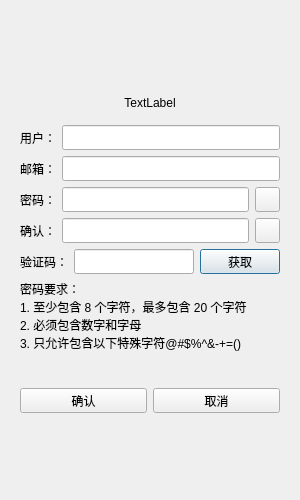
<?xml version="1.0" encoding="UTF-8"?>
<ui version="4.0">
 <class>RegisterDialog</class>
 <widget class="QDialog" name="RegisterDialog">
  <property name="geometry">
   <rect>
    <x>0</x>
    <y>0</y>
    <width>300</width>
    <height>500</height>
   </rect>
  </property>
  <property name="minimumSize">
   <size>
    <width>300</width>
    <height>500</height>
   </size>
  </property>
  <property name="maximumSize">
   <size>
    <width>300</width>
    <height>500</height>
   </size>
  </property>
  <property name="windowTitle">
   <string>Dialog</string>
  </property>
  <layout class="QVBoxLayout" name="verticalLayout">
   <item>
    <layout class="QHBoxLayout" name="horizontalLayout_8">
     <item>
      <widget class="QStackedWidget" name="stackedWidget">
       <widget class="QWidget" name="page">
        <layout class="QVBoxLayout" name="verticalLayout_3">
         <item>
          <spacer name="verticalSpacer">
           <property name="orientation">
            <enum>Qt::Vertical</enum>
           </property>
           <property name="sizeHint" stdset="0">
            <size>
             <width>20</width>
             <height>40</height>
            </size>
           </property>
          </spacer>
         </item>
         <item>
          <widget class="QWidget" name="widget" native="true">
           <layout class="QVBoxLayout" name="verticalLayout_4">
            <item>
             <widget class="QLabel" name="error_label">
              <property name="text">
               <string>TextLabel</string>
              </property>
              <property name="alignment">
               <set>Qt::AlignCenter</set>
              </property>
             </widget>
            </item>
           </layout>
          </widget>
         </item>
         <item>
          <layout class="QHBoxLayout" name="horizontalLayout">
           <item>
            <widget class="QLabel" name="user_label">
             <property name="minimumSize">
              <size>
               <width>0</width>
               <height>25</height>
              </size>
             </property>
             <property name="maximumSize">
              <size>
               <width>16777215</width>
               <height>25</height>
              </size>
             </property>
             <property name="text">
              <string>用户：</string>
             </property>
            </widget>
           </item>
           <item>
            <widget class="QLineEdit" name="user_edit">
             <property name="minimumSize">
              <size>
               <width>0</width>
               <height>25</height>
              </size>
             </property>
             <property name="maximumSize">
              <size>
               <width>16777215</width>
               <height>25</height>
              </size>
             </property>
            </widget>
           </item>
          </layout>
         </item>
         <item>
          <layout class="QHBoxLayout" name="horizontalLayout_2">
           <item>
            <widget class="QLabel" name="email_label">
             <property name="minimumSize">
              <size>
               <width>0</width>
               <height>25</height>
              </size>
             </property>
             <property name="maximumSize">
              <size>
               <width>16777215</width>
               <height>25</height>
              </size>
             </property>
             <property name="text">
              <string>邮箱：</string>
             </property>
            </widget>
           </item>
           <item>
            <widget class="QLineEdit" name="email_edit">
             <property name="minimumSize">
              <size>
               <width>0</width>
               <height>25</height>
              </size>
             </property>
             <property name="maximumSize">
              <size>
               <width>16777215</width>
               <height>25</height>
              </size>
             </property>
            </widget>
           </item>
          </layout>
         </item>
         <item>
          <layout class="QHBoxLayout" name="horizontalLayout_3">
           <item>
            <widget class="QLabel" name="password_label">
             <property name="minimumSize">
              <size>
               <width>0</width>
               <height>25</height>
              </size>
             </property>
             <property name="maximumSize">
              <size>
               <width>16777215</width>
               <height>25</height>
              </size>
             </property>
             <property name="text">
              <string>密码：</string>
             </property>
            </widget>
           </item>
           <item>
            <widget class="QLineEdit" name="password_edit">
             <property name="minimumSize">
              <size>
               <width>0</width>
               <height>25</height>
              </size>
             </property>
             <property name="maximumSize">
              <size>
               <width>16777215</width>
               <height>25</height>
              </size>
             </property>
            </widget>
           </item>
           <item>
            <widget class="QPushButton" name="password_visible">
             <property name="minimumSize">
              <size>
               <width>25</width>
               <height>25</height>
              </size>
             </property>
             <property name="maximumSize">
              <size>
               <width>25</width>
               <height>25</height>
              </size>
             </property>
             <property name="cursor">
              <cursorShape>PointingHandCursor</cursorShape>
             </property>
             <property name="focusPolicy">
              <enum>Qt::NoFocus</enum>
             </property>
             <property name="text">
              <string/>
             </property>
            </widget>
           </item>
          </layout>
         </item>
         <item>
          <layout class="QHBoxLayout" name="horizontalLayout_4">
           <item>
            <widget class="QLabel" name="password2_label">
             <property name="minimumSize">
              <size>
               <width>0</width>
               <height>25</height>
              </size>
             </property>
             <property name="maximumSize">
              <size>
               <width>16777215</width>
               <height>25</height>
              </size>
             </property>
             <property name="text">
              <string>确认：</string>
             </property>
            </widget>
           </item>
           <item>
            <widget class="QLineEdit" name="password2_edit">
             <property name="minimumSize">
              <size>
               <width>0</width>
               <height>25</height>
              </size>
             </property>
             <property name="maximumSize">
              <size>
               <width>16777215</width>
               <height>25</height>
              </size>
             </property>
            </widget>
           </item>
           <item>
            <widget class="QPushButton" name="password2_visible">
             <property name="minimumSize">
              <size>
               <width>25</width>
               <height>25</height>
              </size>
             </property>
             <property name="maximumSize">
              <size>
               <width>25</width>
               <height>25</height>
              </size>
             </property>
             <property name="cursor">
              <cursorShape>PointingHandCursor</cursorShape>
             </property>
             <property name="focusPolicy">
              <enum>Qt::NoFocus</enum>
             </property>
             <property name="text">
              <string/>
             </property>
            </widget>
           </item>
          </layout>
         </item>
         <item>
          <layout class="QHBoxLayout" name="horizontalLayout_5">
           <item>
            <widget class="QLabel" name="verify_label">
             <property name="minimumSize">
              <size>
               <width>0</width>
               <height>25</height>
              </size>
             </property>
             <property name="maximumSize">
              <size>
               <width>16777215</width>
               <height>25</height>
              </size>
             </property>
             <property name="text">
              <string>验证码：</string>
             </property>
            </widget>
           </item>
           <item>
            <widget class="QLineEdit" name="verify_edit">
             <property name="minimumSize">
              <size>
               <width>0</width>
               <height>25</height>
              </size>
             </property>
             <property name="maximumSize">
              <size>
               <width>16777215</width>
               <height>25</height>
              </size>
             </property>
            </widget>
           </item>
           <item>
            <widget class="TimerBtn" name="get_code_btn">
             <property name="minimumSize">
              <size>
               <width>0</width>
               <height>25</height>
              </size>
             </property>
             <property name="maximumSize">
              <size>
               <width>16777215</width>
               <height>25</height>
              </size>
             </property>
             <property name="text">
              <string>获取</string>
             </property>
            </widget>
           </item>
          </layout>
         </item>
         <item>
          <widget class="QLabel" name="label">
           <property name="text">
            <string>密码要求：
1. 至少包含 8 个字符，最多包含 20 个字符
2. 必须包含数字和字母
3. 只允许包含以下特殊字符@#$%^&amp;-+=()</string>
           </property>
           <property name="textFormat">
            <enum>Qt::AutoText</enum>
           </property>
           <property name="scaledContents">
            <bool>false</bool>
           </property>
          </widget>
         </item>
         <item>
          <spacer name="verticalSpacer_2">
           <property name="orientation">
            <enum>Qt::Vertical</enum>
           </property>
           <property name="sizeType">
            <enum>QSizePolicy::Fixed</enum>
           </property>
           <property name="sizeHint" stdset="0">
            <size>
             <width>20</width>
             <height>30</height>
            </size>
           </property>
          </spacer>
         </item>
         <item>
          <layout class="QHBoxLayout" name="horizontalLayout_6">
           <item>
            <widget class="QPushButton" name="confirm_btn">
             <property name="minimumSize">
              <size>
               <width>0</width>
               <height>25</height>
              </size>
             </property>
             <property name="maximumSize">
              <size>
               <width>16777215</width>
               <height>25</height>
              </size>
             </property>
             <property name="text">
              <string>确认</string>
             </property>
            </widget>
           </item>
           <item>
            <widget class="QPushButton" name="cancel_btn">
             <property name="minimumSize">
              <size>
               <width>0</width>
               <height>25</height>
              </size>
             </property>
             <property name="maximumSize">
              <size>
               <width>16777215</width>
               <height>25</height>
              </size>
             </property>
             <property name="text">
              <string>取消</string>
             </property>
            </widget>
           </item>
          </layout>
         </item>
         <item>
          <spacer name="verticalSpacer_3">
           <property name="orientation">
            <enum>Qt::Vertical</enum>
           </property>
           <property name="sizeHint" stdset="0">
            <size>
             <width>20</width>
             <height>40</height>
            </size>
           </property>
          </spacer>
         </item>
        </layout>
       </widget>
       <widget class="QWidget" name="page_2">
        <layout class="QVBoxLayout" name="verticalLayout_2">
         <item>
          <layout class="QHBoxLayout" name="horizontalLayout_7">
           <item>
            <widget class="QLabel" name="success_label">
             <property name="text">
              <string>TextLabel</string>
             </property>
             <property name="alignment">
              <set>Qt::AlignCenter</set>
             </property>
            </widget>
           </item>
          </layout>
         </item>
         <item>
          <layout class="QHBoxLayout" name="horizontalLayout_9">
           <item>
            <spacer name="horizontalSpacer">
             <property name="orientation">
              <enum>Qt::Horizontal</enum>
             </property>
             <property name="sizeHint" stdset="0">
              <size>
               <width>40</width>
               <height>20</height>
              </size>
             </property>
            </spacer>
           </item>
           <item>
            <widget class="QPushButton" name="success_btn">
             <property name="minimumSize">
              <size>
               <width>90</width>
               <height>30</height>
              </size>
             </property>
             <property name="maximumSize">
              <size>
               <width>90</width>
               <height>30</height>
              </size>
             </property>
             <property name="text">
              <string>返回登录</string>
             </property>
            </widget>
           </item>
           <item>
            <spacer name="horizontalSpacer_2">
             <property name="orientation">
              <enum>Qt::Horizontal</enum>
             </property>
             <property name="sizeHint" stdset="0">
              <size>
               <width>40</width>
               <height>20</height>
              </size>
             </property>
            </spacer>
           </item>
          </layout>
         </item>
        </layout>
       </widget>
      </widget>
     </item>
    </layout>
   </item>
  </layout>
 </widget>
 <customwidgets>
  <customwidget>
   <class>TimerBtn</class>
   <extends>QPushButton</extends>
   <header>timerbtn.h</header>
  </customwidget>
 </customwidgets>
 <resources/>
 <connections/>
</ui>
